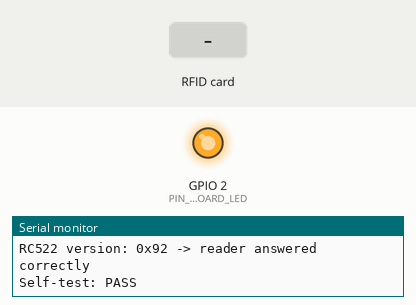
Recording of a sketch running on a simulated ESP32. On the bench: output pins drawn as LEDs (lit = HIGH), the last lines printed to the serial monitor. Inputs (shaded band) come from the test bench.

Above: at 0.7 s.
At 3.4 s:
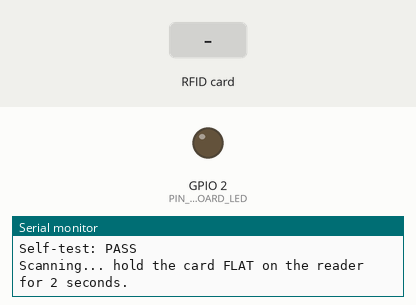
3.5 s: RFID card 5E 7A 19 C4 held to the reader
Timing chart, 0 to 12.5 s (numbered marks = the images above; inputs shaded):
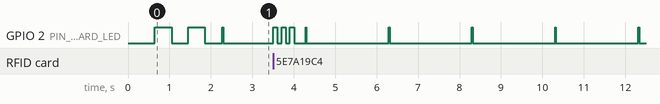

The sketch:

step3b_rfid_only.ino
```cpp
// TapTapon step 3b: ONLY the ESP32 and the RC522. Nothing else connected, no breadboard.
// Used to rule out wiring problems from the shared power rails.
//
// Results use the board's own small blue LED:
//   2 slow blinks at power-on  = reader answered (details in the Serial Monitor)
//   fast blinking forever      = reader NOT answering (wiring / soldering / 3.3V)
//   short flash every 2 s      = alive and scanning, waiting for a card
//   3 quick blinks             = CARD READ (number printed in the Serial Monitor, 115200 baud)
//
// Wiring (female-female, pin to pin):
//   RC522 3.3V->3V3, GND->GND, SDA->D5, SCK->D18, MOSI->D23, MISO->D19, RST->D15, IRQ->nothing
// Library: MFRC522 (by GithubCommunity)
#include <SPI.h>
#include <MFRC522.h>

const int PIN_ONBOARD_LED = 2;
const int PIN_RC522_SS = 5, PIN_RC522_RST = 15;   // SPI: SCK 18, MOSI 23, MISO 19

MFRC522 rfid(PIN_RC522_SS, PIN_RC522_RST);
bool readerOk = false;
unsigned long lastAliveAt = 0;

void blink(int times, int ms) {
  for (int i = 0; i < times; i++) {
    digitalWrite(PIN_ONBOARD_LED, HIGH); delay(ms);
    digitalWrite(PIN_ONBOARD_LED, LOW);  delay(ms);
  }
}

void setup() {
  Serial.begin(115200);
  delay(500);
  pinMode(PIN_ONBOARD_LED, OUTPUT);
  Serial.println("\nStep 3b: ESP32 + RC522 only");

  SPI.begin();
  rfid.PCD_Init();
  delay(50);
  byte version = rfid.PCD_ReadRegister(MFRC522::VersionReg);
  // Genuine chips answer 0x91/0x92; common clones 0x88, 0x12 or 0xB2. Anything else is a wiring fault.
  readerOk = version == 0x91 || version == 0x92 || version == 0x88 || version == 0x12 || version == 0xB2;
  Serial.printf("RC522 version: 0x%02X -> %s\n", version,
                readerOk ? "reader answered correctly" : "WRONG ANSWER: wiring or soldering problem");

  bool selfTest = rfid.PCD_PerformSelfTest();     // clones may fail this but still read cards
  Serial.printf("Self-test: %s\n", selfTest ? "PASS" : "FAIL (ok on some clones)");
  rfid.PCD_Init();                                // self-test resets settings, so start again
  rfid.PCD_SetAntennaGain(MFRC522::RxGain_max);   // strongest antenna

  if (readerOk) {
    blink(2, 400);
    Serial.println("Scanning... hold the card FLAT on the reader for 2 seconds.");
  }
}

void loop() {
  if (!readerOk) { blink(1, 80); return; }        // fast blinking = reader problem

  if (rfid.PICC_IsNewCardPresent() && rfid.PICC_ReadCardSerial()) {
    String uid;
    for (byte i = 0; i < rfid.uid.size; i++) {
      if (rfid.uid.uidByte[i] < 0x10) uid += "0";
      uid += String(rfid.uid.uidByte[i], HEX);
    }
    uid.toUpperCase();
    rfid.PICC_HaltA();
    Serial.printf("CARD READ: %s\n", uid.c_str());
    blink(3, 100);
  }

  if (millis() - lastAliveAt > 2000) {            // short flash = still scanning
    lastAliveAt = millis();
    digitalWrite(PIN_ONBOARD_LED, HIGH); delay(20); digitalWrite(PIN_ONBOARD_LED, LOW);
  }
}
```
